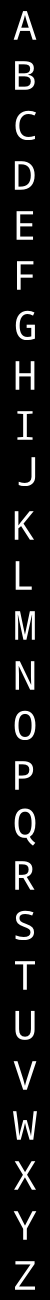
%> input picture data/letras1.png, 50 x 1300 px; its folder holds only this picture in this run
$ octave data_extractor.m   (GNU Octave 9; MATLAB toolbox functions it lacks are replaced by stand-ins)
%> lines starting %> are read from the running program, lines starting %| are printed output that depends on the picture
% data_extractor.m

% data_extractor.m extrae los datos a partir de cada imagen
% y obtiene los archivos, x, y y labels, x es un archivo de
% m lineas donde m es el número de instancias de la base de
% datos y en cada linea, n numeros de punto flotante repre-
% sentando cada característica de la instancia.

% inicializador

clear('all');
clc;

num_files = 100;
num_instances_per_file = 26;
m = num_files * num_instances_per_file;
n = 20 * 20;

X = zeros(m, n);
y = zeros(m, 1);
labels = ['A', 'B', 'C', 'D', 'E', 'F', 'G', 'H', 'I', 'J',...
          'K', 'L', 'M', 'N', 'O', 'P', 'Q', 'R', 'S', 'T',...
          'U', 'V', 'W', 'X', 'Y', 'Z']';

% Debug label

DEBUG = 0;

% ciclo sobre todas las imagenes disponibles


for i = 1:100,
    I = imread(sprintf('data/letras%d.png', i));
%> I is the input picture: size 1300x50x3 uint8; min 0, max 255, mean 22.6

    for j = 0:25
        id = (i - 1) * 26 + j + 1;
        x = I(1 + 50 * j : 50 * (j + 1), 1:50);
        [k,l] = find(x > 0);

        if (range(k) > range(l))
            min_h = min(k);
            max_h = max(k);
            min_v = max(ceil(mean(l) - range(k) / 2), 1);
            max_v = min(ceil(mean(l) + range(k) / 2), 50);
        else
            t = l; l = k; k = t;
            min_h = min(k);
            max_h = max(k);
            min_v = max(ceil(mean(l) - range(k) / 2), 1);
            max_v = min(ceil(mean(l) + range(k) / 2), 50);
        end

        x = x(min_h: max_h, min_v: max_v);
        x = imresize(x, [20 20], 'bicubic');

        X(id, :) = x(:);
        y(id) = j + 1;
    end
%> this loop made 26 passes
%> (min_h, max_h, min_v, max_v) on passes 1 to 12: (12, 40, 12, 40), (12, 40, 11, 39), (11, 40, 10, 39), (12, 40, 10, 38), (12, 40, 10, 38), (12, 40, 10, 38), (11, 40, 12, 41), (12, 40, 12, 40), (12, 40, 12, 40), (8, 36, 18, 46), (12, 40, 9, 37), (12, 40, 7, 35)
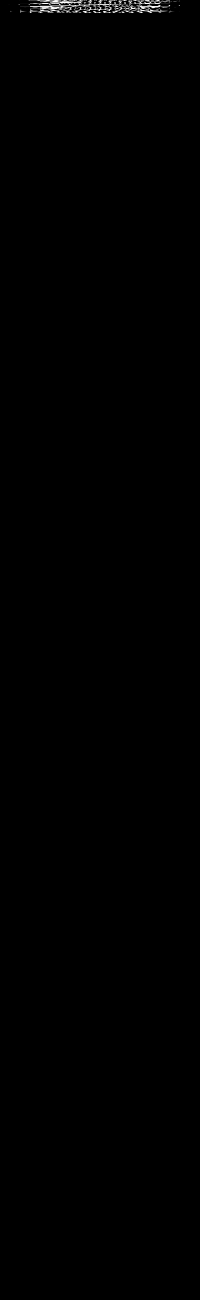
%> X: size 2600x400 double (shown at 1/2 size); min 0, max 255, mean 0.7
%> after the loop, y = 2600 values, max 26 at index 26, min 0 at index 27, mean 0.135
%> (the run ends here)
